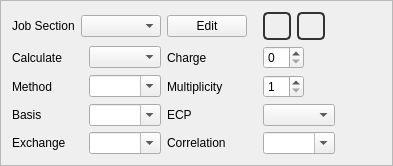
         <widget class="QFrame" name="frame">
          <property name="sizePolicy">
           <sizepolicy hsizetype="Preferred" vsizetype="Preferred">
            <horstretch>0</horstretch>
            <verstretch>0</verstretch>
           </sizepolicy>
          </property>
          <property name="frameShape">
           <enum>QFrame::StyledPanel</enum>
          </property>
          <property name="frameShadow">
           <enum>QFrame::Sunken</enum>
          </property>
          <layout class="QHBoxLayout" name="horizontalLayout_25">
           <item>
            <layout class="QGridLayout">
             <item row="4" column="1">
              <widget class="QComboBox" name="exchange">
               <property name="editable">
                <bool>true</bool>
               </property>
              </widget>
             </item>
             <item row="4" column="0">
              <widget class="QLabel" name="label_exchange">
               <property name="text">
                <string>Exchange</string>
               </property>
               <property name="buddy">
                <cstring>exchange</cstring>
               </property>
              </widget>
             </item>
             <item row="0" column="0" colspan="2">
              <layout class="QHBoxLayout">
               <item>
                <widget class="QLabel" name="label_106">
                 <property name="text">
                  <string>Job Section</string>
                 </property>
                 <property name="buddy">
                  <cstring>jobList</cstring>
                 </property>
                </widget>
               </item>
               <item>
                <widget class="QComboBox" name="jobList">
                 <property name="sizePolicy">
                  <sizepolicy hsizetype="Expanding" vsizetype="Fixed">
                   <horstretch>0</horstretch>
                   <verstretch>0</verstretch>
                  </sizepolicy>
                 </property>
                 <property name="editable">
                  <bool>false</bool>
                 </property>
                </widget>
               </item>
              </layout>
             </item>
             <item row="1" column="0">
              <widget class="QLabel" name="label_job_type">
               <property name="minimumSize">
                <size>
                 <width>71</width>
                 <height>0</height>
                </size>
               </property>
               <property name="text">
                <string>Calculate</string>
               </property>
               <property name="buddy">
                <cstring>job_type</cstring>
               </property>
              </widget>
             </item>
             <item row="1" column="1">
              <widget class="QComboBox" name="job_type">
               <property name="sizePolicy">
                <sizepolicy hsizetype="Expanding" vsizetype="Fixed">
                 <horstretch>0</horstretch>
                 <verstretch>0</verstretch>
                </sizepolicy>
               </property>
              </widget>
             </item>
             <item row="2" column="0">
              <widget class="QLabel" name="label_method">
               <property name="text">
                <string>Method</string>
               </property>
               <property name="buddy">
                <cstring>method</cstring>
               </property>
              </widget>
             </item>
             <item row="2" column="1">
              <widget class="QComboBox" name="method">
               <property name="editable">
                <bool>true</bool>
               </property>
              </widget>
             </item>
             <item row="3" column="0">
              <widget class="QLabel" name="label_basis">
               <property name="text">
                <string>Basis</string>
               </property>
               <property name="buddy">
                <cstring>basis</cstring>
               </property>
              </widget>
             </item>
             <item row="3" column="1">
              <widget class="QComboBox" name="basis">
               <property name="editable">
                <bool>true</bool>
               </property>
               <property name="maxVisibleItems">
                <number>15</number>
               </property>
              </widget>
             </item>
             <item row="3" column="2">
              <widget class="QLabel" name="label_ecp">
               <property name="text">
                <string>ECP</string>
               </property>
               <property name="buddy">
                <cstring>ecp</cstring>
               </property>
              </widget>
             </item>
             <item row="4" column="2">
              <widget class="QLabel" name="label_correlation">
               <property name="text">
                <string>Correlation</string>
               </property>
               <property name="buddy">
                <cstring>correlation</cstring>
               </property>
              </widget>
             </item>
             <item row="4" column="3">
              <widget class="QComboBox" name="correlation">
               <property name="editable">
                <bool>true</bool>
               </property>
              </widget>
             </item>
             <item row="2" column="2">
              <widget class="QLabel" name="label_qui_multiplicity">
               <property name="text">
                <string>Multiplicity</string>
               </property>
               <property name="buddy">
                <cstring>qui_multiplicity</cstring>
               </property>
              </widget>
             </item>
             <item row="1" column="2">
              <widget class="QLabel" name="label_qui_charge">
               <property name="text">
                <string>Charge</string>
               </property>
               <property name="buddy">
                <cstring>qui_charge</cstring>
               </property>
              </widget>
             </item>
             <item row="1" column="3" colspan="2">
              <layout class="QHBoxLayout">
               <item>
                <widget class="QSpinBox" name="qui_charge"/>
               </item>
               <item>
                <spacer name="horizontalSpacer_20">
                 <property name="orientation">
                  <enum>Qt::Horizontal</enum>
                 </property>
                 <property name="sizeHint" stdset="0">
                  <size>
                   <width>40</width>
                   <height>20</height>
                  </size>
                 </property>
                </spacer>
               </item>
              </layout>
             </item>
             <item row="2" column="3" colspan="2">
              <layout class="QHBoxLayout" name="horizontalLayout_22">
               <item>
                <widget class="QSpinBox" name="qui_multiplicity">
                 <property name="minimum">
                  <number>1</number>
                 </property>
                 <property name="singleStep">
                  <number>2</number>
                 </property>
                </widget>
               </item>
               <item>
                <spacer name="horizontalSpacer_21">
                 <property name="orientation">
                  <enum>Qt::Horizontal</enum>
                 </property>
                 <property name="sizeHint" stdset="0">
                  <size>
                   <width>40</width>
                   <height>20</height>
                  </size>
                 </property>
                </spacer>
               </item>
              </layout>
             </item>
             <item row="3" column="3">
              <widget class="QComboBox" name="ecp">
               <property name="sizePolicy">
                <sizepolicy hsizetype="Preferred" vsizetype="Fixed">
                 <horstretch>0</horstretch>
                 <verstretch>0</verstretch>
                </sizepolicy>
               </property>
              </widget>
             </item>
             <item row="0" column="3" colspan="2">
              <layout class="QHBoxLayout">
               <item>
                <widget class="QToolButton" name="addJobButton">
                 <property name="toolTip">
                  <string>Add section to input file</string>
                 </property>
                 <property name="styleSheet">
                  <string>QToolButton {
   color: #333;
   background-color: QLinearGradient( x1: 0, y1: 0, x2: 0, y2: 1, 
          stop: 0 #fff,
          stop: 0.5 #eee, 
          stop: 1 #999);
   border-width: 2px;
   border-color: #333;
   border-style: solid;
   border-radius: 5;
   padding: 0px;
   font-size: 24px;
   min-width: 24px;
   max-width: 24px;
   min-height: 24px;
   max-height: 24px;
}

QToolButton:disabled {
  background-color: QLinearGradient( x1: 0, y1: 0, x2: 0, y2: 1, 
          stop: 0 #fff,
          stop: 0.5 #eee, 
          stop: 1 #bbb);
   border-color: #aaa;
   color: #aaa;
}

QToolButton:pressed {
   border-color: #222;
}


QToolButton:checked {
   border-color: #b00;
}</string>
                 </property>
                 <property name="text">
                  <string/>
                 </property>
                 <property name="icon">
                  <iconset resource="../Main/IQmol.qrc">
                   <normaloff>:/resources/icons/Add.png</normaloff>:/resources/icons/Add.png</iconset>
                 </property>
                </widget>
               </item>
               <item>
                <widget class="QToolButton" name="deleteJobButton">
                 <property name="toolTip">
                  <string>Remove current section from input file</string>
                 </property>
                 <property name="styleSheet">
                  <string>QToolButton {
   color: #333;
   background-color: QLinearGradient( x1: 0, y1: 0, x2: 0, y2: 1, 
          stop: 0 #fff,
          stop: 0.5 #eee, 
          stop: 1 #999);
   border-width: 2px;
   border-color: #333;
   border-style: solid;
   border-radius: 5;
   padding: 0px;
   font-size: 24px;
   min-width: 24px;
   max-width: 24px;
   min-height: 24px;
   max-height: 24px;
}

QToolButton:disabled {
  background-color: QLinearGradient( x1: 0, y1: 0, x2: 0, y2: 1, 
          stop: 0 #fff,
          stop: 0.5 #eee, 
          stop: 1 #bbb);
   border-color: #aaa;
   color: #aaa;
}

QToolButton:pressed {
   border-color: #222;
}


QToolButton:checked {
   border-color: #b00;
}</string>
                 </property>
                 <property name="text">
                  <string/>
                 </property>
                 <property name="icon">
                  <iconset resource="../Main/IQmol.qrc">
                   <normaloff>:/resources/icons/Remove.png</normaloff>:/resources/icons/Remove.png</iconset>
                 </property>
                </widget>
               </item>
               <item>
                <spacer name="horizontalSpacer_23">
                 <property name="orientation">
                  <enum>Qt::Horizontal</enum>
                 </property>
                 <property name="sizeHint" stdset="0">
                  <size>
                   <width>40</width>
                   <height>20</height>
                  </size>
                 </property>
                </spacer>
               </item>
              </layout>
             </item>
             <item row="0" column="2">
              <layout class="QHBoxLayout" name="horizontalLayout_26">
               <item>
                <widget class="QPushButton" name="editJobSectionButton">
                 <property name="text">
                  <string>Edit</string>
                 </property>
                </widget>
               </item>
               <item>
                <spacer name="horizontalSpacer_25">
                 <property name="orientation">
                  <enum>Qt::Horizontal</enum>
                 </property>
                 <property name="sizeHint" stdset="0">
                  <size>
                   <width>10</width>
                   <height>20</height>
                  </size>
                 </property>
                </spacer>
               </item>
              </layout>
             </item>
             <item row="3" column="4">
              <spacer name="horizontalSpacer_22">
               <property name="orientation">
                <enum>Qt::Horizontal</enum>
               </property>
               <property name="sizeHint" stdset="0">
                <size>
                 <width>40</width>
                 <height>20</height>
                </size>
               </property>
              </spacer>
             </item>
            </layout>
           </item>
          </layout>
         </widget>
